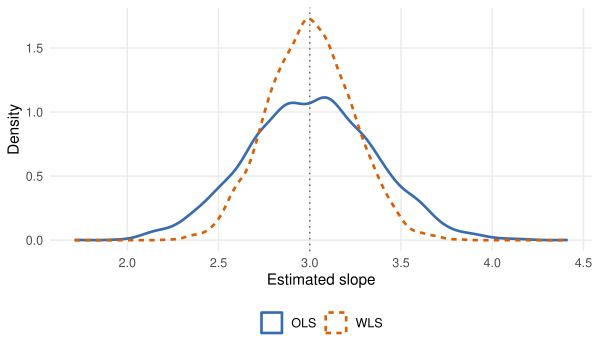

Write the R code that produced this figure.
# Lecture 13: fixed-design sampling distributions with known relative variances.
library(ggplot2)
script <- sub("^--file=", "", grep("^--file=", commandArgs(), value = TRUE))
out <- dirname(normalizePath(script))
set.seed(1303)
x <- seq(1, 10, length.out = 50)
design <- model.matrix(~ x)
w <- 1 / x^2
# Each row maps one response vector to its fitted slope.
slope_map <- function(weights) {
    solve(crossprod(design, weights * design), t(weights * design))[2, ]
}
maps <- rbind(OLS = slope_map(rep(1, length(x))), WLS = slope_map(w))
errors <- matrix(rnorm(length(x) * 5000), nrow = length(x)) * x
slopes <- maps %*% (2 + 3 * x + errors)
results <- data.frame(mean_slope = rowMeans(slopes), empirical_sd = apply(slopes, 1, sd),
                      exact_sd = sqrt(rowSums(sweep(maps, 2, x, "*")^2)))
capture.output(print(results), file = file.path(out, "slope-simulation.txt"))
samples <- data.frame(slope = as.vector(t(slopes)), method = rep(rownames(maps), each = ncol(slopes)))
p <- ggplot(samples, aes(slope, colour = method, linetype = method)) +
    geom_density(linewidth = 0.9) +
    geom_vline(xintercept = 3, colour = "grey40", linetype = "dotted") +
    scale_colour_manual(values = c(OLS = "#386cb0", WLS = "#d95f02")) +
    labs(x = "Estimated slope", y = "Density", colour = NULL, linetype = NULL) +
    theme_minimal(base_size = 11) +
    theme(panel.grid.minor = element_blank(), legend.position = "bottom")
ggsave(file.path(out, "slope-simulation.pdf"), p, width = 6, height = 3.5, bg = "transparent")
